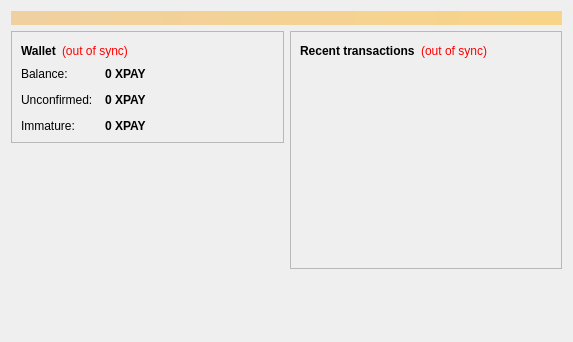
<?xml version="1.0" encoding="UTF-8"?>
<ui version="4.0">
 <class>OverviewPage</class>
 <widget class="QWidget" name="OverviewPage">
  <property name="geometry">
   <rect>
    <x>0</x>
    <y>0</y>
    <width>573</width>
    <height>342</height>
   </rect>
  </property>
  <property name="windowTitle">
   <string>Form</string>
  </property>
  <layout class="QVBoxLayout" name="topLayout">
   <item>
    <widget class="QLabel" name="labelAlerts">
     <property name="visible">
      <bool>false</bool>
     </property>
     <property name="styleSheet">
      <string notr="true">background-color: qlineargradient(x1: 0, y1: 0, x2: 1, y2: 0, stop:0 #F0D0A0, stop:1 #F8D488); color:#000000;</string>
     </property>
     <property name="wordWrap">
      <bool>true</bool>
     </property>
     <property name="margin">
      <number>3</number>
     </property>
    </widget>
   </item>
   <item>
    <layout class="QHBoxLayout" name="horizontalLayout" stretch="1,1">
     <item>
      <layout class="QVBoxLayout" name="verticalLayout_2">
       <item>
        <widget class="QFrame" name="frame">
         <property name="frameShape">
          <enum>QFrame::StyledPanel</enum>
         </property>
         <property name="frameShadow">
          <enum>QFrame::Raised</enum>
         </property>
         <layout class="QVBoxLayout" name="verticalLayout_4">
          <item>
           <layout class="QHBoxLayout" name="horizontalLayout_4">
            <item>
             <widget class="QLabel" name="label_5">
              <property name="font">
               <font>
                <weight>75</weight>
                <bold>true</bold>
               </font>
              </property>
              <property name="text">
               <string>Wallet</string>
              </property>
             </widget>
            </item>
            <item>
             <widget class="QLabel" name="labelWalletStatus">
              <property name="toolTip">
               <string>The displayed information may be out of date. Your wallet automatically synchronizes with the xPay network after a connection is established, but this process has not completed yet.</string>
              </property>
              <property name="styleSheet">
               <string notr="true">QLabel { color: red; }</string>
              </property>
              <property name="text">
               <string notr="true">(out of sync)</string>
              </property>
              <property name="alignment">
               <set>Qt::AlignLeading|Qt::AlignLeft|Qt::AlignVCenter</set>
              </property>
             </widget>
            </item>
            <item>
             <spacer name="horizontalSpacer_2">
              <property name="orientation">
               <enum>Qt::Horizontal</enum>
              </property>
              <property name="sizeHint" stdset="0">
               <size>
                <width>40</width>
                <height>20</height>
               </size>
              </property>
             </spacer>
            </item>
           </layout>
          </item>
          <item>
           <layout class="QFormLayout" name="formLayout_2">
            <property name="fieldGrowthPolicy">
             <enum>QFormLayout::AllNonFixedFieldsGrow</enum>
            </property>
            <property name="horizontalSpacing">
             <number>12</number>
            </property>
            <property name="verticalSpacing">
             <number>12</number>
            </property>
            <item row="0" column="0">
             <widget class="QLabel" name="label">
              <property name="text">
               <string>Balance:</string>
              </property>
             </widget>
            </item>
            <item row="0" column="1">
             <widget class="QLabel" name="labelBalance">
              <property name="font">
               <font>
                <weight>75</weight>
                <bold>true</bold>
               </font>
              </property>
              <property name="cursor">
               <cursorShape>IBeamCursor</cursorShape>
              </property>
              <property name="toolTip">
               <string>Your current balance</string>
              </property>
              <property name="text">
               <string notr="true">0 XPAY</string>
              </property>
              <property name="textInteractionFlags">
               <set>Qt::LinksAccessibleByMouse|Qt::TextSelectableByKeyboard|Qt::TextSelectableByMouse</set>
              </property>
             </widget>
            </item>
            <item row="1" column="0">
             <widget class="QLabel" name="label_3">
              <property name="text">
               <string>Unconfirmed:</string>
              </property>
             </widget>
            </item>
            <item row="1" column="1">
             <widget class="QLabel" name="labelUnconfirmed">
              <property name="font">
               <font>
                <weight>75</weight>
                <bold>true</bold>
               </font>
              </property>
              <property name="cursor">
               <cursorShape>IBeamCursor</cursorShape>
              </property>
              <property name="toolTip">
               <string>Total of transactions that have yet to be confirmed, and do not yet count toward the current balance</string>
              </property>
              <property name="text">
               <string notr="true">0 XPAY</string>
              </property>
              <property name="textInteractionFlags">
               <set>Qt::LinksAccessibleByMouse|Qt::TextSelectableByKeyboard|Qt::TextSelectableByMouse</set>
              </property>
             </widget>
            </item>
            <item row="2" column="0">
             <widget class="QLabel" name="labelImmatureText">
              <property name="text">
               <string>Immature:</string>
              </property>
             </widget>
            </item>
            <item row="2" column="1">
             <widget class="QLabel" name="labelImmature">
              <property name="font">
               <font>
                <weight>75</weight>
                <bold>true</bold>
               </font>
              </property>
              <property name="toolTip">
               <string>Mined balance that has not yet matured</string>
              </property>
              <property name="text">
               <string notr="true">0 XPAY</string>
              </property>
              <property name="textInteractionFlags">
               <set>Qt::LinksAccessibleByMouse|Qt::TextSelectableByKeyboard|Qt::TextSelectableByMouse</set>
              </property>
             </widget>
            </item>
           </layout>
          </item>
         </layout>
        </widget>
       </item>
       <item>
        <spacer name="verticalSpacer">
         <property name="orientation">
          <enum>Qt::Vertical</enum>
         </property>
         <property name="sizeHint" stdset="0">
          <size>
           <width>20</width>
           <height>40</height>
          </size>
         </property>
        </spacer>
       </item>
      </layout>
     </item>
     <item>
      <layout class="QVBoxLayout" name="verticalLayout_3">
       <item>
        <widget class="QFrame" name="frame_2">
         <property name="frameShape">
          <enum>QFrame::StyledPanel</enum>
         </property>
         <property name="frameShadow">
          <enum>QFrame::Raised</enum>
         </property>
         <layout class="QVBoxLayout" name="verticalLayout">
          <item>
           <layout class="QHBoxLayout" name="horizontalLayout_2">
            <item>
             <widget class="QLabel" name="label_4">
              <property name="text">
               <string>&lt;b&gt;Recent transactions&lt;/b&gt;</string>
              </property>
             </widget>
            </item>
            <item>
             <widget class="QLabel" name="labelTransactionsStatus">
              <property name="toolTip">
               <string>The displayed information may be out of date. Your wallet automatically synchronizes with the xPay network after a connection is established, but this process has not completed yet.</string>
              </property>
              <property name="styleSheet">
               <string notr="true">QLabel { color: red; }</string>
              </property>
              <property name="text">
               <string notr="true">(out of sync)</string>
              </property>
              <property name="alignment">
               <set>Qt::AlignRight|Qt::AlignTrailing|Qt::AlignVCenter</set>
              </property>
             </widget>
            </item>
            <item>
             <spacer name="horizontalSpacer">
              <property name="orientation">
               <enum>Qt::Horizontal</enum>
              </property>
              <property name="sizeHint" stdset="0">
               <size>
                <width>40</width>
                <height>20</height>
               </size>
              </property>
             </spacer>
            </item>
           </layout>
          </item>
          <item>
           <widget class="QListView" name="listTransactions">
            <property name="styleSheet">
             <string notr="true">QListView { background: transparent; }</string>
            </property>
            <property name="frameShape">
             <enum>QFrame::NoFrame</enum>
            </property>
            <property name="verticalScrollBarPolicy">
             <enum>Qt::ScrollBarAlwaysOff</enum>
            </property>
            <property name="horizontalScrollBarPolicy">
             <enum>Qt::ScrollBarAlwaysOff</enum>
            </property>
            <property name="selectionMode">
             <enum>QAbstractItemView::NoSelection</enum>
            </property>
           </widget>
          </item>
         </layout>
        </widget>
       </item>
       <item>
        <spacer name="verticalSpacer_2">
         <property name="orientation">
          <enum>Qt::Vertical</enum>
         </property>
         <property name="sizeHint" stdset="0">
          <size>
           <width>20</width>
           <height>40</height>
          </size>
         </property>
        </spacer>
       </item>
      </layout>
     </item>
    </layout>
   </item>
  </layout>
 </widget>
 <resources/>
 <connections/>
</ui>
